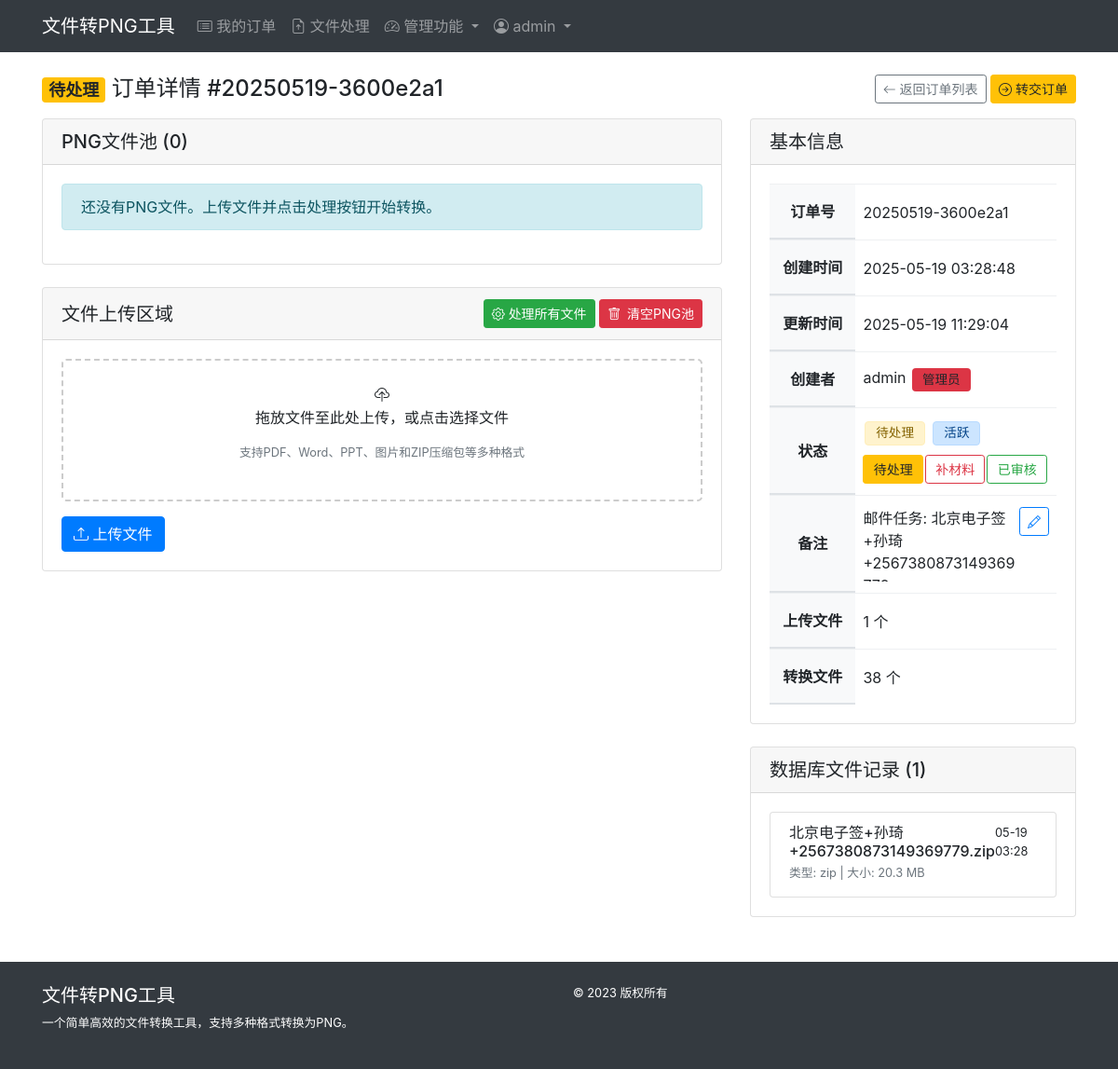
/orders/view/20250519-3600e2a1 (signed in), run on an earlier commit of the app's database.
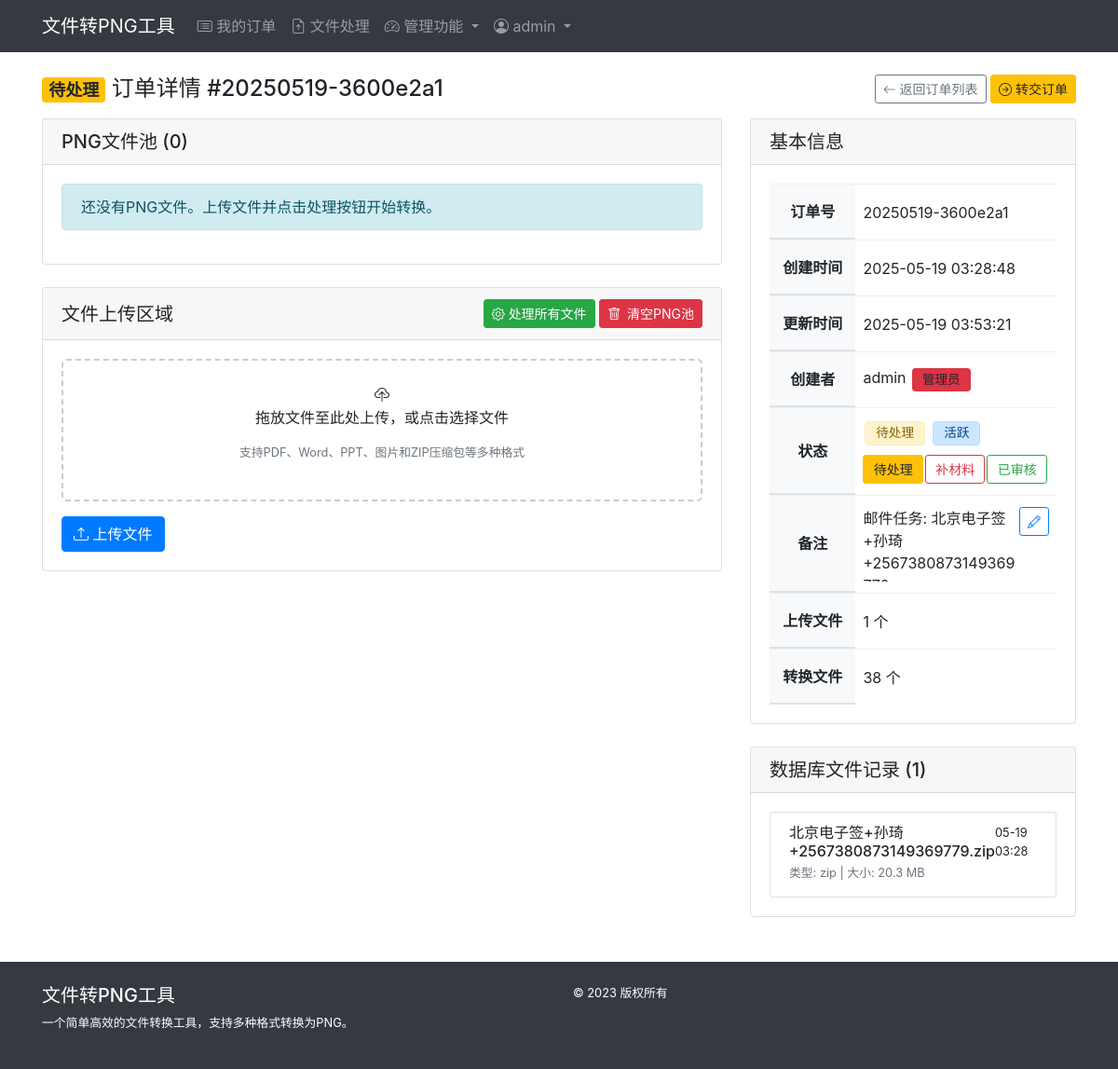
And on a later commit of the database.
### models.py (models this page shows, shortened)
class Order(db.Model):
    __tablename__ = 'orders'  # 显式指定表名，避免使用SQL保留字'order'
    id = db.Column(db.Integer, primary_key=True)
    order_number = db.Column(db.String(32), unique=True, nullable=False)
    created_at = db.Column(db.DateTime, default=datetime.datetime.utcnow)
    updated_at = db.Column(db.DateTime, default=datetime.datetime.utcnow, onupdate=datetime.datetime.utcnow)
    is_active = db.Column(db.Boolean, default=True)  # 保留此字段以兼容现有代码
    STATUS_PENDING = 'pending'      # 待处理
    STATUS_MATERIAL = 'material'    # 补材料
    STATUS_REVIEWED = 'reviewed'    # 已审核
    STATUS_ACTIVE = 'active'        # 活跃
    STATUS_ARCHIVED = 'archived'    # 归档
    status = db.Column(db.String(20), default=STATUS_PENDING)  # 默认为待处理状态
    note = db.Column(db.Text, nullable=True)
    is_merged = db.Column(db.Boolean, default=False)  # 是否为合并订单
    merged_from = db.Column(db.Text, nullable=True)   # 存储源订单号，以逗号分隔
    user_id = db.Column(db.Integer, db.ForeignKey('admin_user.id'), nullable=True)
    user = db.relationship('AdminUser', backref='orders')
    email_id = db.Column(db.Integer, db.ForeignKey('emails.id'), nullable=True)
    files = db.relationship('UploadedFile', backref='order', lazy=True, cascade="all, delete-orphan")
    conversions = db.relationship('ConvertedFile', backref='order', lazy=True, cascade="all, delete-orphan")
    @property
    def status_display(self):
        status_map = {
            self.STATUS_PENDING: '待处理',
            self.STATUS_MATERIAL: '补材料',
            self.STATUS_REVIEWED: '已审核',
            self.STATUS_ACTIVE: '活跃',
            self.STATUS_ARCHIVED: '归档'
        }
        return status_map.get(self.status, '未知状态')

### app/orders/routes.py (the view)
@orders_bp.route('/view/<order_number>')
@login_required
def view_order(order_number):
    order = Order.query.filter_by(order_number=order_number).first()
    if not order:
        flash(f'找不到订单 #{order_number}')
        return redirect(url_for('orders.index'))
    current_user = AdminUser.query.get(session['admin_id'])
    if not current_user.is_admin and order.user_id != current_user.id:
        flash('您没有权限查看此订单')
        return redirect(url_for('orders.index'))
    converted_files = []
    if order.is_active and (order.user_id == current_user.id or current_user.is_admin):
        if os.path.exists(current_app.config['CONVERTED_FOLDER']):
            converted_files = os.listdir(current_app.config['CONVERTED_FOLDER'])
    else:
        converted_files_records = ConvertedFile.query.filter_by(order_id=order.id).all()
        converted_files = [file.filename for file in converted_files_records]
    can_activate = (current_user.id == order.user_id or current_user.is_admin) and not order.is_active
    is_active_order = order.is_active and (order.user_id == current_user.id or current_user.is_admin)
    all_users = []
    if current_user.is_admin:
        all_users = AdminUser.query.all()
    return render_template('orders/view.html',
                          order=order,
                          converted_files=converted_files,
                          is_active_order=is_active_order,
                          can_activate=can_activate,
                          all_users=all_users,
                          current_user=current_user)

### app/__init__.py (called while the page is built)
def setup_template_context(app):
    @app.context_processor
    def inject_now():
        return {'now': datetime.utcnow()}
    @app.context_processor
    def inject_functions():
        from models import AdminUser, Order
        def get_current_user():
            from flask import session
            if 'admin_id' in session:
                return AdminUser.query.get(session['admin_id'])
            return None
        def get_db():
            """获取数据库对象，供模板使用"""
            return db
        def get_active_order(user_id):
            from models import Order
            return Order.query.filter_by(is_active=True, user_id=user_id).first()
        return dict(
            get_current_user=get_current_user,
            get_db=get_db,
            get_active_order=get_active_order,
            Order=Order
        )

### app/admin/routes.py (called while the page is built)
def login_required(f):
    @wraps(f)
    def decorated_function(*args, **kwargs):
        if 'admin_id' not in session:
            flash('请先登录')
            return redirect(url_for('admin.login', next=request.url))
        return f(*args, **kwargs)
    return decorated_function

### app/templates/orders/view.html (shortened to what the changed rows need)
{% extends "base.html" %}
{% block content %}
<div class="row">
    <div class="col-12 mb-3">
        <div class="d-flex justify-content-between align-items-center">
            <h4 class="mb-0">
                {% if order.status == order.STATUS_PENDING %}
                <span class="badge bg-warning me-1">待处理</span>
                {% elif order.status == order.STATUS_MATERIAL %}
                <span class="badge bg-danger me-1">补材料</span>
                {% elif order.status == order.STATUS_REVIEWED %}
                <span class="badge bg-success me-1">已审核</span>
                {% endif %}
                订单详情 #{{ order.order_number }}
            </h4>
            <div>
                <a href="{{ url_for('orders.index') }}" class="btn btn-sm btn-outline-secondary">
                </a>
                {% if current_user.is_admin %}
                <button type="button" class="btn btn-sm btn-warning ms-1" id="transferOrderBtn">
                </button>
                {% endif %}
            </div>
        </div>
    </div>
    <div class="col-md-4">
        <div class="card mb-4">
            <div class="card-body">
                <table class="table table-borderless">
                    <tr>
                        <th style="width: 30%">订单号</th>
                        <td>{{ order.order_number }}</td>
                    </tr>
                    <tr>
                        <th>创建时间</th>
                        <td>{{ order.created_at.strftime('%Y-%m-%d %H:%M:%S') }}</td>
                    </tr>
                    <tr>
                        <th>更新时间</th>
                        <td>{{ order.updated_at.strftime('%Y-%m-%d %H:%M:%S') }}</td>
                    </tr>
                    <tr>
                        <th>创建者</th>
                    </tr>
                    <tr>
                        <th>状态</th>
                        <td>
                            <div class="d-flex flex-column">
                                <div class="mb-2">
                                    {% if order.status == order.STATUS_PENDING %}
                                    <span class="badge bg-warning">{{ order.status_display }}</span>
                                    {% elif order.status == order.STATUS_MATERIAL %}
                                    <span class="badge bg-danger">{{ order.status_display }}</span>
                                    {% elif order.status == order.STATUS_REVIEWED %}
                                    <span class="badge bg-success">{{ order.status_display }}</span>
                                    {% else %}
                                    <span class="badge bg-secondary">{{ order.status_display }}</span>
                                    {% endif %}
                                    {% if order.is_active %}
                                    <span class="badge bg-primary">活跃</span>
                                    {% endif %}
                                </div>
                            </div>
                        </td>
                    </tr>
                    <tr id="editNote">
                        <th>备注</th>
                        <td>
                            <div class="d-flex justify-content-between align-items-start">
                                <div id="noteDisplay" class="text-wrap text-break" style="max-width: 300px; max-height: 80px; overflow: auto;" title="{{ order.note }}">{{ order.note or '-' }}</div>
                                <button type="button" class="btn btn-sm btn-outline-primary ms-2" id="editNoteBtn">
                                    <i class="bi bi-pencil"></i>
                                </button>
                            </div>
                        </td>
                    </tr>
                    <tr>
                        <th>上传文件</th>
                    </tr>
                    <tr>
                        <th>转换文件</th>
                    </tr>
                </table>
            </div>
        </div>
    </div>
</div>
{% endblock %}

What changed in the data, as far as the page shows it:
changed Order "待处理": updated_at "2025-05-19 11:29:04" → "2025-05-19 03:53:21"
